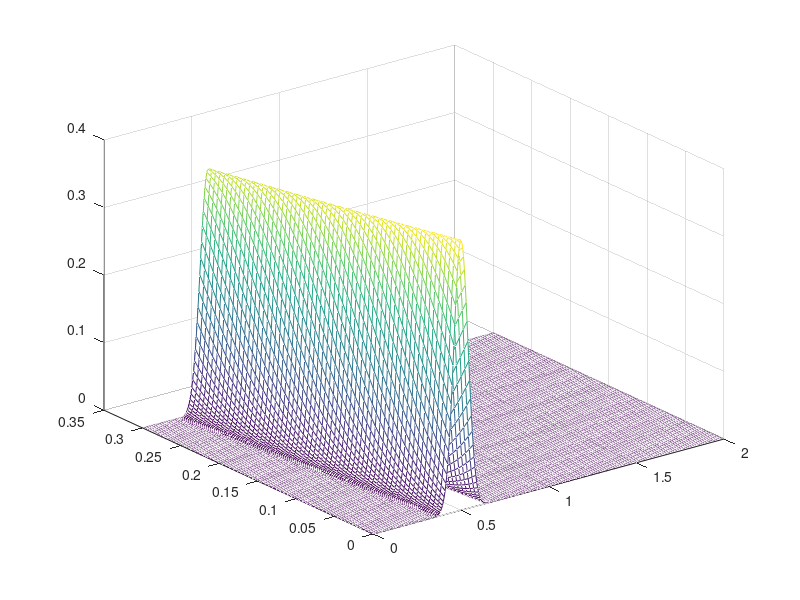

MATLAB code for this plot:
clc
close all
clearvars

% Ecuación de transporte: Ut + C*Ux = 0

elem = 2;
dt = 0.005;
dx = 0.005;
c = -0.5;
tf = 0.3; % Tiempo final
X = 0:dx:elem; % Vector del cambio en el espacio
Y = (0.4).*exp(-300.*(X-(0.5)).^2); % Función a analizaar
Yt = 0:dt:tf; % Vector del cambio en el tiempo

% Yi = f(xi)
n = size(X);
n = n(2);

% Creación Matriz que al multiplicar con Yi = f(xi) es f'(xi)
A = zeros(n,n);
A(1:size(A)+1:end) = -1;
A(size(A)+1:size(A)+1:end) = 1;
A(n,:) = 0;
A = A.*(1/dx);

%Vector Z con la derivada aproximada para cada valor en X
Z = A * Y.';

% U = matriz de u(x, t+dt) el "futuro" de la ecuación de transporte
U = zeros(tf/dt+1, elem/dx+1);
U(1,:) = (0.4).*exp(-300.*(X-(0.5)).^2); %Llenar la primera fila con func(x), para después hacer el resta

% Implementación con multiplicación de matrices
for i = 2:tf/dt
    U(i,:) = U(i-1,:) - c.*dt.*(A*U(i-1,:)')';
end

mesh(X, Yt, U)







    



